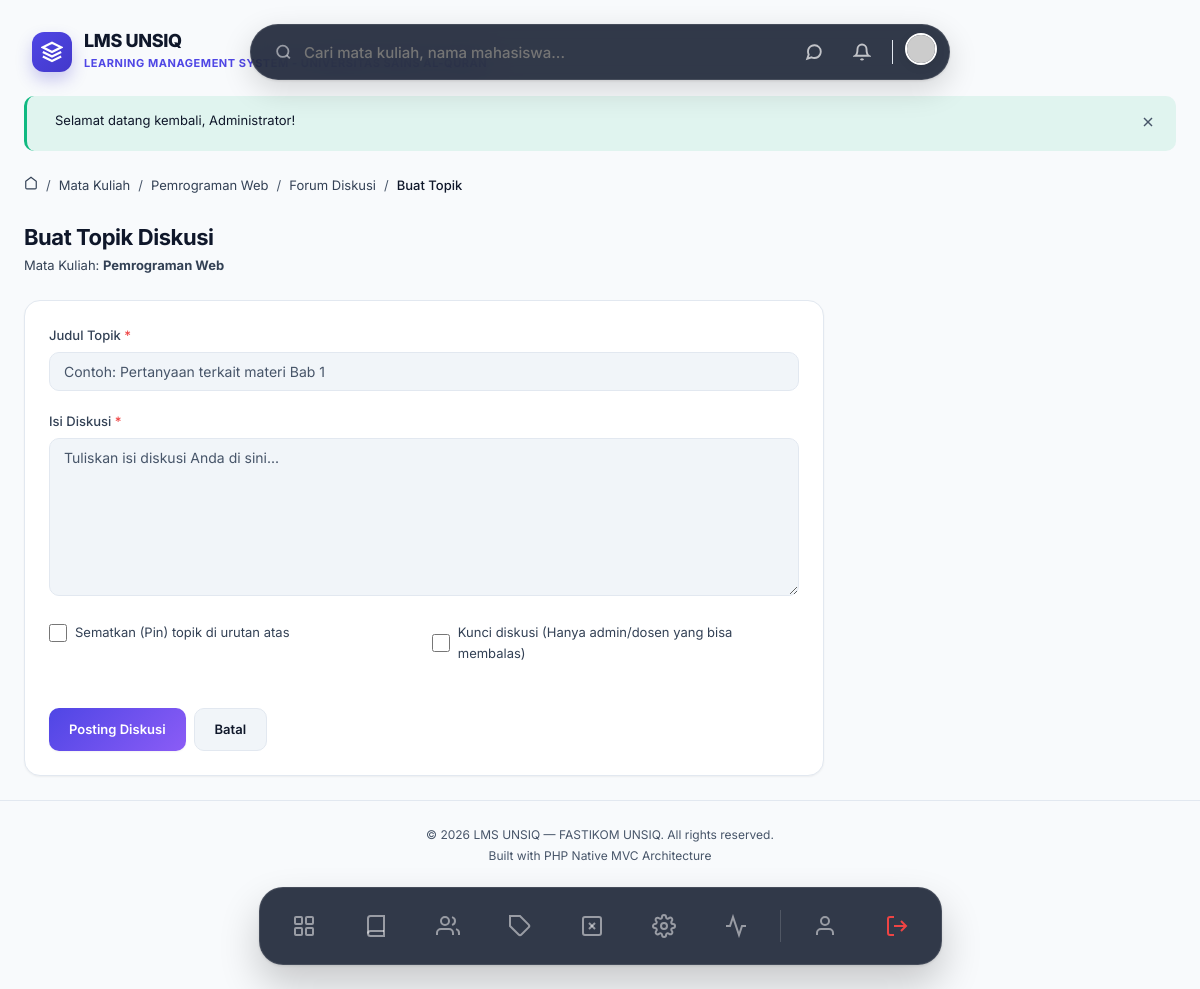
/courses/1/forum/create (signed in), run on the app's committed database.
### tables this page shows
CREATE TABLE IF NOT EXISTS settings (
    id INT AUTO_INCREMENT PRIMARY KEY,
    key_name VARCHAR(100) NOT NULL UNIQUE,
    value TEXT NULL,
    group_name VARCHAR(50) NOT NULL DEFAULT 'general',
    description VARCHAR(255) NULL,
    INDEX idx_settings_group (group_name)
);

CREATE TABLE IF NOT EXISTS courses (
    id INT AUTO_INCREMENT PRIMARY KEY,
    dosen_id INT NOT NULL,
    category_id INT NULL,
    code VARCHAR(20) NOT NULL UNIQUE COMMENT 'Kode mata kuliah',
    name VARCHAR(200) NOT NULL,
    description TEXT NULL,
    thumbnail VARCHAR(255) NULL,
    sks INT NOT NULL DEFAULT 2,
    semester VARCHAR(20) NULL COMMENT 'Ganjil/Genap',
    academic_year VARCHAR(20) NULL COMMENT '2025/2026',
    status ENUM('draft', 'published', 'archived') NOT NULL DEFAULT 'draft',
    max_students INT NULL DEFAULT 40,
    created_at TIMESTAMP DEFAULT CURRENT_TIMESTAMP,
    updated_at TIMESTAMP DEFAULT CURRENT_TIMESTAMP ON UPDATE CURRENT_TIMESTAMP,
    FOREIGN KEY (dosen_id) REFERENCES users(id) ON DELETE CASCADE,
    FOREIGN KEY (category_id) REFERENCES categories(id) ON DELETE SET NULL,
    INDEX idx_courses_status (status),
    INDEX idx_courses_dosen (dosen_id),
    INDEX idx_courses_code (code)
);

### app/Views/forum/create.php (the view, shortened to what the rows shown need)
<div class="animate-fade-in">
    <div class="page-header">
        <div>
            <h1>Buat Topik Diskusi</h1>
            <p class="text-muted">Mata Kuliah: <strong><?= e($course['name']) ?></strong></p>
        </div>
    </div>
    <div class="card" style="max-width:800px;">
        <div class="card-body">
            <form method="POST" action="<?= url('/courses/' . $course['id'] . '/forum') ?>">
                <div class="form-group">
                    <label class="form-label">Judul Topik <span class="required">*</span></label>
                    <input type="text" name="title" class="form-control" value="<?= e(old('title')) ?>" required autofocus placeholder="Contoh: Pertanyaan terkait materi Bab 1">
                </div>
                <div class="form-group">
                    <label class="form-label">Isi Diskusi <span class="required">*</span></label>
                    <textarea name="body" class="form-control" rows="8" required placeholder="Tuliskan isi diskusi Anda di sini..."><?= e(old('body')) ?></textarea>
                </div>
                <?php if (has_role('admin', 'dosen')): ?>
                    <div class="form-row mt-3">
                        <div class="form-group">
                            <label class="form-check">
                                <input type="checkbox" name="is_pinned" value="1">
                                Sematkan (Pin) topik di urutan atas
                            </label>
                        </div>
                        <div class="form-group">
                            <label class="form-check">
                                <input type="checkbox" name="is_locked" value="1">
                                Kunci diskusi (Hanya admin/dosen yang bisa membalas)
                            </label>
                        </div>
                    </div>
                <?php endif; ?>
                <div class="btn-group mt-4">
                    <button type="submit" class="btn btn-primary">Posting Diskusi</button>
                    <a href="<?= url('/courses/' . $course['id'] . '/forum') ?>" class="btn btn-secondary">Batal</a>
                </div>
            </form>
        </div>
    </div>
</div>

### app/Core/Router.php (shortened to what the rows shown need)
<?php
class Router
{
    private array $routes = [
        'GET'    => [],
        'POST'   => [],
        'PUT'    => [],
        'DELETE' => [],
    ];
    private function addRoute(string $method, string $uri, array $action, array $middleware = []): self
    {
        $this->routes[$method][] = [
            'uri'        => $uri,
            'controller' => $action[0],
            'method'     => $action[1],
            'middleware'  => $middleware,
        ];
        return $this;
    }
    public function dispatch(string $requestMethod, string $requestUri): void
    {
        $routes = $this->routes[$requestMethod] ?? [];
        foreach ($routes as $route) {
            $params = $this->matchRoute($route['uri'], $requestUri);
            if ($params !== false) {
                $methodName      = $route['method'];
                $controller = new $controllerClass();
                call_user_func_array([$controller, $methodName], $params);
                return;
            }
        }
        throw new Exceptions\NotFoundException("Route [{$requestMethod} {$requestUri}] not found.");
    }
    private function matchRoute(string $routeUri, string $requestUri): array|false
    {
        $pattern = preg_replace('/\{([a-zA-Z_]+)\}/', '([a-zA-Z0-9_-]+)', $routeUri);
        $pattern = '#^' . $pattern . '$#';
        if (preg_match($pattern, $requestUri, $matches)) {
            array_shift($matches);
            return $matches;
        }
        return false;
    }
}

### app/Views/partials/navbar.php (shortened to what the rows shown need)
<?php
$user = $currentUser ?? \App\Core\Session::user();
$notifCount = 0;
try {
    $notifModel = new \App\Models\Notification();
    $notifCount = $notifModel->countUnread($user['id'] ?? 0);
} catch (\Throwable $e) {}
?>
<div style="display: flex; justify-content: center; position: sticky; top: 24px; z-index: 999; margin-bottom: 24px; pointer-events: none; width: 100%;">
<?php
    $settingModel = new \App\Models\Setting();
    $siteName = $settingModel->getValue('site_name', 'LMS UNSIQ');
    $siteDesc = $settingModel->getValue('site_description', 'Portal Akademik');
    $siteLogo = $settingModel->getValue('site_logo');
?>
    <a href="<?= url('/dashboard') ?>" style="position: absolute; left: 32px; top: 50%; transform: translateY(-50%); pointer-events: auto; display: flex; align-items: center; gap: 12px; text-decoration: none; transition: transform 0.2s;" onmouseover="this.style.transform='translateY(-50%) scale(1.02)'" onmouseout="this.style.transform='translateY(-50%) scale(1)'">
        <?php if (!empty($siteLogo)): ?>
            <img src="<?= e(str_starts_with($siteLogo, 'http') ? $siteLogo : upload_url($siteLogo)) ?>" alt="Logo" style="width: 40px; height: 40px; border-radius: 8px; object-fit: contain;">
        <?php else: ?>
            <div style="width: 40px; height: 40px; background: linear-gradient(135deg, #4f46e5, #4338ca); border-radius: 12px; display: flex; justify-content: center; align-items: center; box-shadow: 0 8px 16px rgba(67,56,202,0.25);">
                <svg width="22" height="22" viewBox="0 0 24 24" fill="none" stroke="white" stroke-width="2.5"><path d="M12 2L2 7l10 5 10-5-10-5z"/><path d="M2 17l10 5 10-5"/><path d="M2 12l10 5 10-5"/></svg>
            </div>
        <?php endif; ?>
        <div>
            <h1 style="font-size: 18px; font-weight: 800; color: var(--text-primary); letter-spacing: -0.02em; margin: 0; line-height: 1.1;"><?= e($siteName) ?></h1>
            <span style="font-size: 11px; font-weight: 700; color: var(--accent-primary); letter-spacing: 0.05em; text-transform: uppercase;"><?= e($siteDesc) ?></span>
        </div>
    </a>
    <div style="pointer-events: auto; display: flex; justify-content: space-between; align-items: center; background: rgba(15, 23, 42, 0.85); backdrop-filter: blur(16px); padding: 8px 12px 8px 24px; border-radius: 999px; box-shadow: 0 10px 30px rgba(0,0,0,0.15), 0 1px 3px rgba(0,0,0,0.1); border: 1px solid rgba(255,255,255,0.1); width: 100%; max-width: 700px; transition: all 0.3s cubic-bezier(0.34, 1.56, 0.64, 1);">
        <form action="<?= url('/search') ?>" method="GET" style="display: flex; align-items: center; gap: 12px; flex: 1; margin:0;">
            <svg width="18" height="18" viewBox="0 0 24 24" fill="none" stroke="currentColor" stroke-width="2.5" style="color: rgba(255,255,255,0.5);"><circle cx="11" cy="11" r="8"/><line x1="21" y1="21" x2="16.65" y2="16.65"/></svg>
            <input type="text" name="q" placeholder="Cari mata kuliah, nama mahasiswa..." style="border: none; background: transparent; width: 100%; font-size: 15px; font-weight: 500; outline: none; color: white; font-family: inherit;" autocomplete="off">
        </form>
        <div style="display: flex; align-items: center; gap: 12px;">
            <a href="<?= url('/messages') ?>" style="position:relative; text-decoration: none; width: 36px; height: 36px; display: flex; align-items: center; justify-content: center; border-radius: 50%; color: rgba(255,255,255,0.7); transition: background 0.2s;" onmouseover="this.style.background='rgba(255,255,255,0.1)'" onmouseout="this.style.background='transparent'">
                <svg width="18" height="18" viewBox="0 0 24 24" fill="none" stroke="currentColor" stroke-width="2.5"><path d="M21 11.5a8.38 8.38 0 0 1-.9 3.8 8.5 8.5 0 0 1-7.6 4.7 8.38 8.38 0 0 1-3.8-.9L3 21l1.9-5.7a8.38 8.38 0 0 1-.9-3.8 8.5 8.5 0 0 1 4.7-7.6 8.38 8.38 0 0 1 3.8-.9h.5a8.48 8.48 0 0 1 8 8v.5z"/></svg>
            </a>
            <?php if ($notifCount > 0): ?>
            <a href="<?= url('/notifications') ?>" style="text-decoration: none; background: var(--bg-primary); padding: 6px 12px; border-radius: 99px; font-size: 13px; font-weight: 700; color: var(--accent-primary); border: 1px solid var(--border-color); display: flex; align-items: center; gap: 6px; box-shadow: 0 2px 4px rgba(0,0,0,0.02); transition: transform 0.2s;" onmouseover="this.style.transform='scale(1.05)'" onmouseout="this.style.transform='scale(1)'">
                <div style="width: 6px; height: 6px; background: var(--accent-success); border-radius: 50%;"></div>
                <?= $notifCount ?> Info
            </a>
            <?php else: ?>
            <a href="<?= url('/notifications') ?>" style="text-decoration: none; width: 36px; height: 36px; display: flex; align-items: center; justify-content: center; border-radius: 50%; color: rgba(255,255,255,0.7); transition: background 0.2s;" onmouseover="this.style.background='rgba(255,255,255,0.1)'" onmouseout="this.style.background='transparent'">
                <svg width="18" height="18" viewBox="0 0 24 24" fill="none" stroke="currentColor" stroke-width="2.5"><path d="M18 8A6 6 0 006 8c0 7-3 9-3 9h18s-3-2-3-9"/><path d="M13.73 21a2 2 0 01-3.46 0"/></svg>
            </a>
            <?php endif; ?>
            <a href="<?= url('/profile') ?>">
                <img src="<?= !empty($user['avatar']) ? upload_url($user['avatar']) : 'https://ui-avatars.com/api/?name='.urlencode($user['name'] ?? 'U').'&background=6366f1&color=fff' ?>" alt="Avatar" style="width: 32px; height: 32px; border-radius: 50%; box-shadow: 0 2px 8px rgba(0,0,0,0.1); border: 2px solid white; transition: transform 0.2s;" onmouseover="this.style.transform='scale(1.1)'" onmouseout="this.style.transform='scale(1)'">
            </a>
        </div>
    </div>
</div>

### data on the page
settings: value "LMS UNSIQ"
settings: value "LEARNING MANAGEMENT SYSTEM - UNIVERSITAS SAINS AL-QURAN"
courses: name "Pemrograman Web"

### other printed values
$message "Selamat datang kembali, Administrator!"
$crumb['label'] "Mata Kuliah"
$crumb['label'] "Pemrograman Web"
$crumb['label'] "Forum Diskusi"
$crumb['label'] "Buat Topik"
